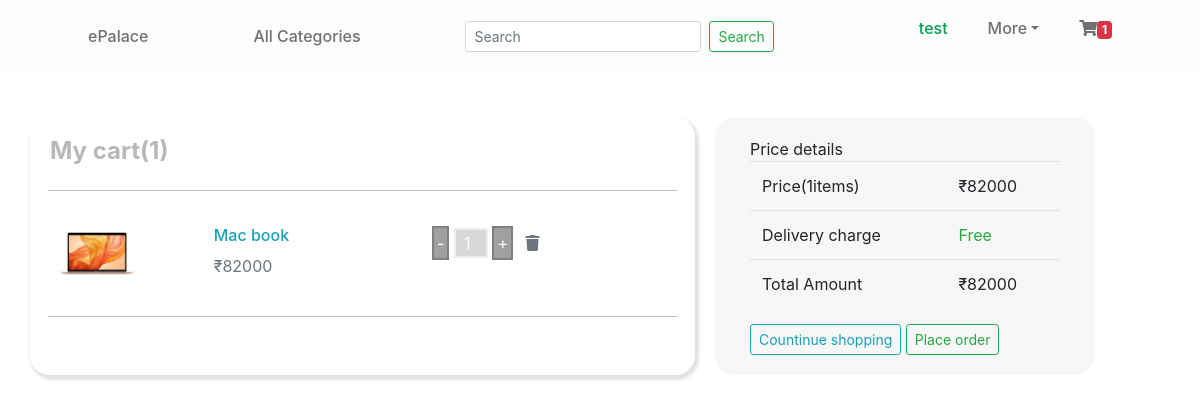
The app's page /cart (signed in), older data.
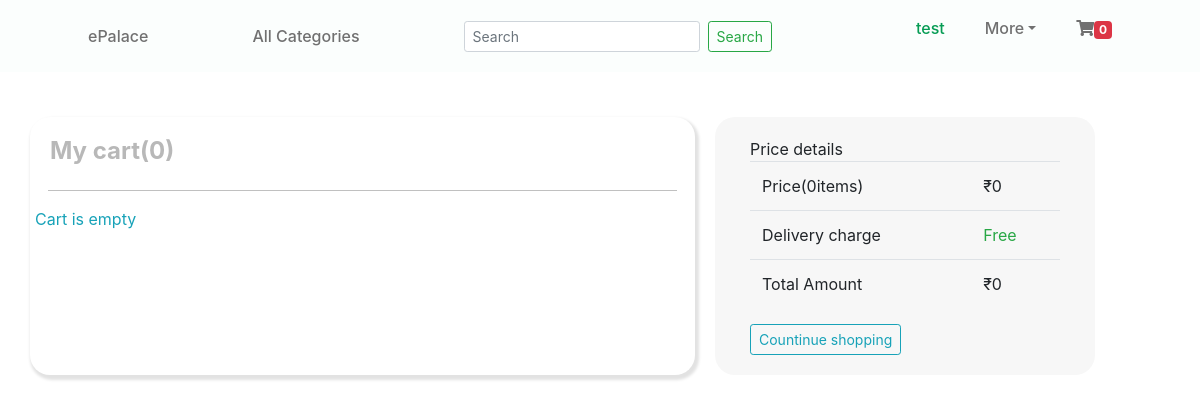
The same page, newer data.
### user_panel/models.py (models this page shows, shortened)
class CartItem(models.Model):
    user = models.ForeignKey(User, on_delete=models.CASCADE, null=True, blank=True)
    product = models.ForeignKey(Product, on_delete=models.CASCADE)
    cart = models.ForeignKey(Cart, on_delete=models.CASCADE)
    quantity = models.PositiveIntegerField(null=True, blank=True)
    price = models.PositiveIntegerField(null=True, blank=True)
    sub_total = models.PositiveIntegerField(null=True, blank=True)
    is_active = models.BooleanField(default=True)
    def su_btotal(self):
        total = self.quantity * self.price
        return total

class Product(models.Model):
    title = models.CharField(max_length=200)
    slug = models.SlugField(unique=True)
    category = models.ForeignKey(Category, related_name='prd_catg', on_delete=models.CASCADE)
    brand = models.ForeignKey(SubCategory, related_name='prd_catg', on_delete=models.CASCADE)
    image = models.ImageField(upload_to='prd_imgs')
    more_image_one = models.ImageField(upload_to='prd_imgs')
    more_image_two = models.ImageField(upload_to='prd_imgs')
    more_image_three = models.ImageField(upload_to='prd_imgs')
    marked_price = models.PositiveIntegerField()
    selling_price = models.PositiveIntegerField()
    product_offer_price = models.PositiveIntegerField(blank=True, null=True, default=0)
    category_offer_price = models.PositiveIntegerField(blank=True, null=True, default=0)
    quantity = models.PositiveIntegerField()
    guarandeed = models.BooleanField()
    description = models.TextField()
    model_number = models.CharField(max_length=10, null=True, blank=True)
    model_name = models.CharField(max_length=10, null=True, blank=True)
    color = models.CharField(max_length=20, null=True, blank=True ,choices=color_choice)
    battery_backup = models.CharField(max_length=15, null=True, blank=True, default='Upto 3 hours')
    processor_brand = models.CharField(max_length=15, null=True, blank=True)
    processor_name = models.CharField(max_length=15, null=True, blank=True)
    storage = models.CharField(max_length=15, choices=storage_choice, null=True, blank=True)
    ram = models.CharField(max_length=15, choices=ram_choice, null=True, blank=True)
    size = models.CharField(max_length=10, null=True, blank=True)

### user_panel/views.py (the view)
# urls.py: path('cart', views.cart, name="cart"),
def cart(request):
    try:
        if request.user.is_authenticated:
            cart_item = CartItem.objects.filter(user=request.user, is_active=True).order_by('id')
        else:
            cart = Cart.objects.get(cart_id=_cart_session_id(request))
            cart_item = CartItem.objects.filter(cart=cart, is_active=True).order_by('id')
        count = cart_item.count()
        total = 0
        for crt_itm in cart_item:
            total += (crt_itm.price * crt_itm.quantity)
        CartItem(sub_total=total)
        context = {
            'cart_item':cart_item,
            'count':count,
            'total':total,
        }
        return render(request, 'User/cart.html', context)
    except ObjectDoesNotExist:
        pass
    return render(request, 'User/cart.html')

### user_panel/context_processor.py (called while the page is built)
def counter(request):
    cart_count = 0
    if 'admin' in request.path:
        return {}
    else:
        try:
            cart = Cart.objects.filter(cart_id=_cart_session_id(request))
            if request.user.is_authenticated:
                cart_items = CartItem.objects.all().filter(user=request.user)
            else:
                cart_items = CartItem.objects.all().filter(cart=cart[:1])
            for cart_item in cart_items:
                cart_count += cart_item.quantity
        except Cart.DoesNotExist:
            cart_count = 0
    return dict(cart_count=cart_count)

### user_panel/views.py (called while the page is built)
def _cart_session_id(request):
    cart = request.session.session_key
    if not cart:
        cart = request.session.create()
    return cart

### templates/User/cart.html (shortened to what this page needs)
{% extends 'User/base.html' %}
{% load static %}
{% block content %}
<div class="container">
    <div class="row">
        <div class="col-md-7" id="top-div">
            <div class="row">
                <div class="col-md-12">
                    <h4 id="title">My cart({{ count }})</h4>
                </div>
                <hr>
                {% if count <= 0 %}
                <p class="text-info ">Cart is empty</p>
                {% endif %}
                {% for crt in cart_item %}
                <div class="col-md-3">
                    <a href="{% url 'prd_detail' crt.product.slug %}"><img src="{{ crt.product.image.url}}" class="image" width="200px" height="200px" alt=""></a>
                </div>
                <div class="col-md-4" id="between-div">
                    <h6 class="text-info">{{ crt.product.title }}</h6>
                    {% if crt.product.offer_price > 0 %}
                        <p class="text-secondary" id="each_ttl_price_{{crt.id}}" >&#8377;{{ crt.su_btotal }} <span>(offer price)</span> </p>
                    {% else %}
                        <p class="text-secondary" id="each_ttl_price_{{crt.id}}">&#8377;{{ crt.su_btotal }}</p>
                    {% endif %}
                </div>
                <div class="col-md-5" id="between-div">
                    <button class="plus-min-btn" onclick="decrementQuantity('{{crt.id}}')">-</button>
                    <input type="text" value="{{ crt.quantity }}" class="dispaly_qnty" disabled id="displayQuantity_{{ crt.id }}">
                    <button class="plus-min-btn" onclick="IncrementQuantity('{{crt.id}}')">+</button>
                    <a href="{% url 'remove_item' crt.product.id %}">
                        <i onclick="return confirm('Do you want to delete this item?')" class="fa fa-trash text-secondary ml-2"></i>
                    </a>
                </div>
                <hr>
                {% endfor %}
            </div>
        </div>
        <div class="col-md-4" id="right-div">
            <div class="col-md-12">
                Price details
                <table class="table">
                    <tbody>
                        <tr>
                            <td>Price({{ count }}items)</td>
                            <td class="all_ttl_price">&#8377;{{ total }}</td>
                        </tr>
                        <tr>
                            <td>Delivery charge</td>
                            <td class="text-success">Free</td>
                        </tr>
                        <tr>
                            <td>Total Amount</td>
                            <td class="all_ttl_price">&#8377;{{ total }}</td>
                        </tr>
                    </tbody>
                </table>
            </div>
            <div class="col-md-12">
                {% if cart_count <= 0 %}
                <a href="{% url 'user_home' %}"><button class="btn btn-outline-info btn-sm" id="prf-btn-1">Countinue shopping</button></a>
                {% else %}
                <a href="{% url 'user_home' %}"><button class="btn btn-outline-info btn-sm" id="prf-btn-1">Countinue shopping</button></a>
                <a href="{% url 'check_out' %}"><button class="btn btn-outline-success btn-sm" id="prf-btn-2">Place order</button></a>
                {% endif %}
            </div>
        </div>
    </div>
</div>
{% endblock content %}

### templates/User/base.html (shortened to what this page needs)
{% load static %}
<!DOCTYPE html>
<html lang="en">
    <head>
        <link href="https://cdn.jsdelivr.net/npm/boxicons@2.0.5/css/boxicons.min.css" rel='stylesheet'>
        <link rel="stylesheet" href="{% static '../assets/css/user_styles.css' %}">
        <link rel="stylesheet" href="https://maxcdn.bootstrapcdn.com/bootstrap/4.0.0/css/bootstrap.min.css">
        <link rel="stylesheet" href="https://pro.fontawesome.com/releases/v5.10.0/css/all.css"/>
    </head>
    <body>
        <header class="l-header" id="header">
            <nav class="nav bd-container">
                <a href="{% url 'user_home' %}" class="nav__logo">ePalace</a>
                <a href="{% url 'category_wised_product' %}" class="nav__link">All Categories</a>
                <form class="form-inline my-2 my-lg-0" method="GET" action="{% url 'search' %}">
                    <input class="form-control form-control-sm mr-sm-2" name="keyword" type="search" placeholder="Search" aria-label="Search">
                    <button class="btn btn-outline-success btn-sm my-2 my-sm-0" type="submit">Search</button>
                  </form>
                <div class="nav__menu" id="nav-menu">
                    <ul class="nav__list">
                        {% if user.is_authenticated %}
                        <li class="nav__item"><a href="" class="nav__link active-link"> {{ user.username }}</a></li>
                        <li class="nav__item dropdown">
                            <a class="nav__link dropdown-toggle" href="#" id="navbarDropdown" role="button" data-toggle="dropdown" aria-haspopup="true" aria-expanded="false" >More</a>
                        </li>
                        <li class="nav__item"><a href="{% url 'cart' %}" class="nav__link"><i class="fas fa-shopping-cart"></i><span class="badge badge-danger">{{ cart_count }}</span></a></li>
                        {% endif %}
                    </ul>
                </div>
            </nav>
        </header>
        {% block content %}
        {% endblock content %}
    </body>
</html>

Row changes from the older to the newer data that the page shows:
removed CartItem: product.image (picture), product "Mac book", su_btotal "82000", quantity "1"
Text that changed along with them:
{{ cart_count }}: "1" → "0"
{{ count }}: "1" → "0"
{{ total }}: "82000" → "0"
text no longer shown: "Place order"
text now shown: "Cart is empty"
